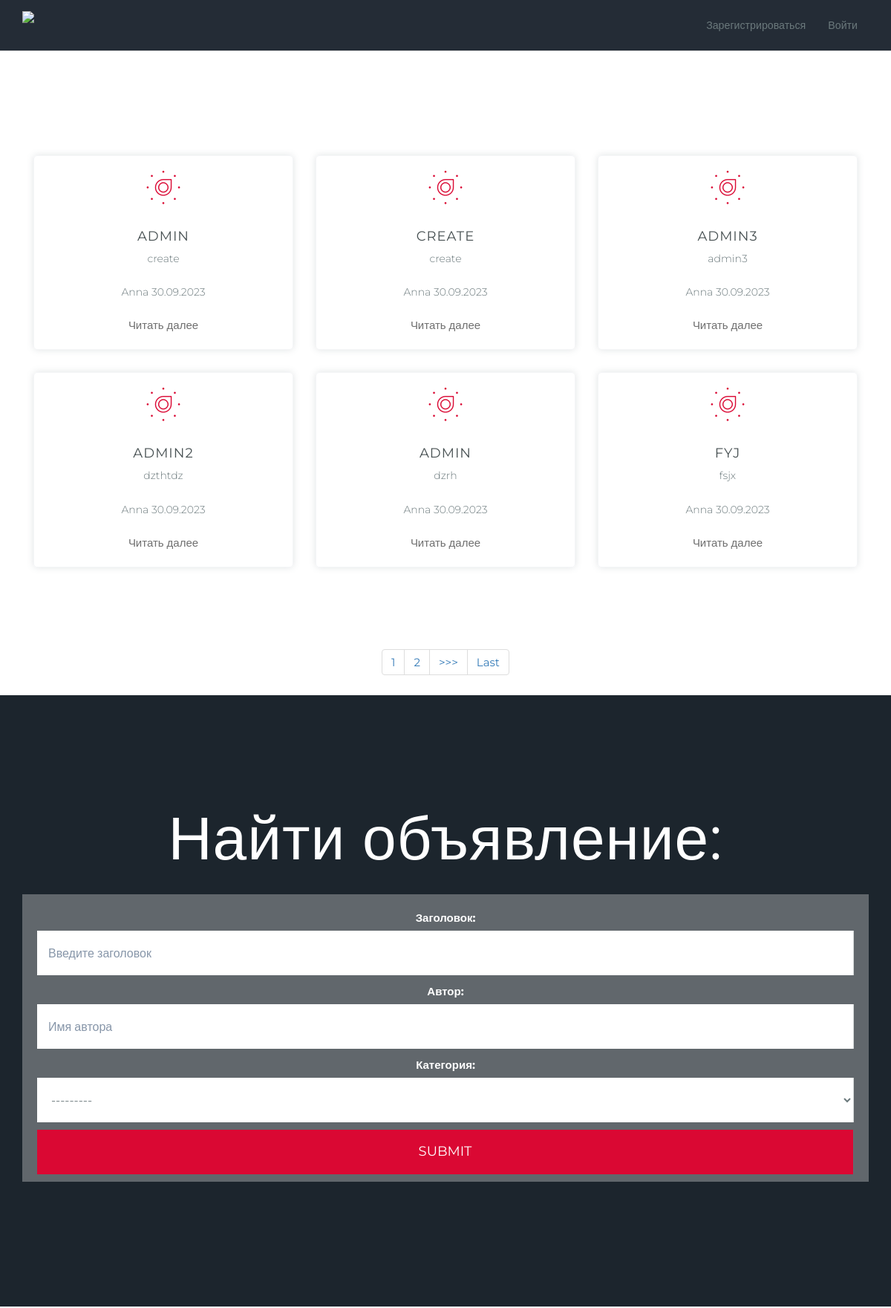
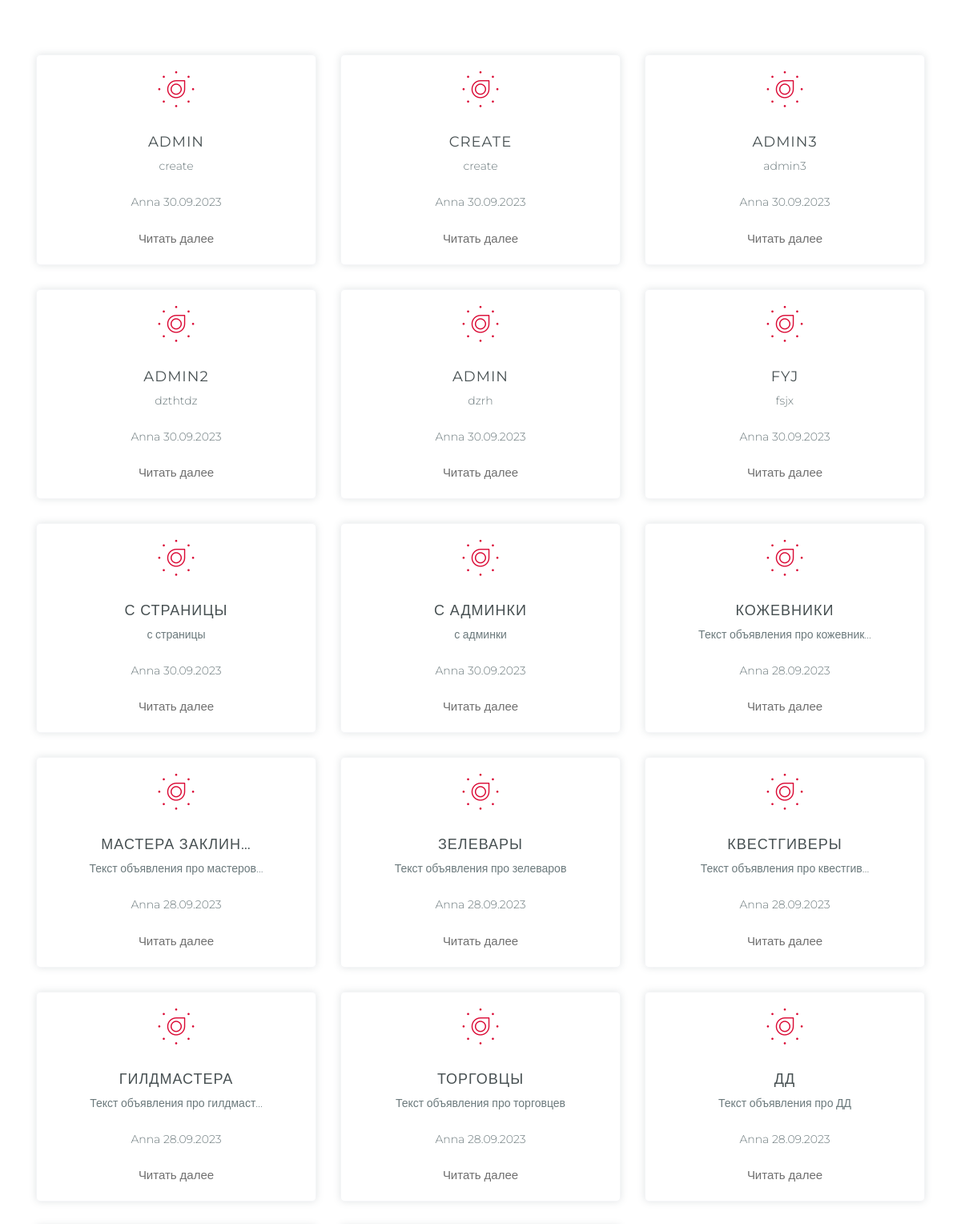
The page / (upper part) on the database its author committed (2 pictures, top to bottom).
### board/models.py (models this page shows, shortened)
class Post(models.Model):
    title = models.CharField(max_length=255)
    textPost = models.TextField()
    img = models.ImageField(upload_to='media/img_uploaded', blank=True, null=True)
    video = models.FileField(upload_to='videos_uploaded', blank=True, null=True)
    file = models.FileField(upload_to='files_uploaded', blank=True, null=True)
    timePost = models.DateTimeField(auto_now_add=True)
    author = models.ForeignKey(User, on_delete=models.CASCADE)
    category = models.ForeignKey(Category, on_delete=models.CASCADE)

### board/views.py (the view)
# urls.py: path('', Board.as_view(), name='board'),
class Board(ListView):
    model = Post
    template_name = 'board.html'
    context_object_name = 'board'
    queryset = Post.objects.order_by('-timePost')
    paginate_by = 6
    def get_context_data(self, **kwargs):
        context = super().get_context_data(**kwargs)
        context['filter'] = PostFilter(self.request.GET, queryset=self.get_queryset())
        return context

### board/models.py (called while the page is built)
    def __str__(self):
        return self.get_name_display()

### templates/board.html (shortened to what this page needs)
{% extends 'flatpages/default.html' %}
{% block content %}
<section class="features">
	<div class="container">
		{% for post in board %}
		<div class="col-md-4 col-sm-4">
			<div class="features-content">
				<span class="box1"><span aria-hidden="true" class="icon-dial"></span></span>
				<h3>{{post.title|truncatechars:15}}</h3>
				<p>{{post.textPost|truncatechars:30}}</p>
				<p>{{ post.author }} {{ post.timePost|date:'d.m.Y' }}</p>
				<a href=/{{post.id}}>Читать далее</a>
			</div>
		</div>
		{% endfor %}
	</div>
</section>
<div class="card text-center">
	{% include 'paginator.html' %}
</div>
<section class="main-banner" style="background:#242c36 no-repeat">
    <div class="container">
		<div class="caption">
			<h2>Найти объявление:</h2>
			<form>
				<fieldset class="form-row align-items-center">
					{{ filter.form }}
					<div class="col border-right">
						<input type="submit" class="btn seub-btn" value="submit" />
					</div>
				</fieldset>
			</form>
		</div>
	</div>
</section>
<section class="features">
	<div class="container">
		{% for post in filter.qs %}
		<div class="col-md-4 col-sm-4">
			<div class="features-content">
				<span class="box1"><span aria-hidden="true" class="icon-dial"></span></span>
				<h3>{{post.title|truncatechars:15}}</h3>
				<p>{{post.textPost|truncatechars:30}}</p>
				<p>{{ post.author }} {{ post.timePost|date:'d.m.Y' }}</p>
				<a href=/{{post.id}}>Читать далее</a>
			</div>
		</div>
		{% endfor %}
	</div>
</section>
{% endblock content %}

### static/css/common.css (style rules this page uses)
html,body { width:100%; height: auto; margin:0; padding:0; overflow-x: hidden; }
body { font-family: 'Open Sans', sans-serif; position: relative; font-size:14px; line-height:24px; color:#6f6f6f; }
a { color: #6f6f6f; }
a, a:active, a:focus, a:hover { outline:none; -webkit-transition: all 0.3s ease-in-out; -moz-transition: all 0.3s ease-in-out; -o-transition: all 0.3s ease-in-out; -ms-transition: all 0.3s ease-in-out; transition: all 0.3s ease-in-out; }
h1, h2, h3, h4, h5, h6 { color:#3f3f3f; margin:0 0 15px 0; letter-spacing: 1px; font-weight: bold; }
h2 { font-size:36px; line-height:48px; }
h3 { font-size:30px; line-height:36px; }
p { margin-bottom:20px; }

### static/css/main.css (style rules this page uses)
body { background:#ffffff; font-family: 'Montserrat', sans-serif; font-size:15px; color:#636e7b; }
section { padding:70px 0px 60px 0px; }
h1, h2, h3, h4, h5, h6 { color:#242c36; margin: 0 0 15px 0; letter-spacing: 1px; font-weight: bold; }
.form-control { border: 1px solid #ccc; border-radius: 2px; height: 45px; margin-bottom: 10px; box-shadow: none; font-size: 14px; }
.main-banner { background-size:cover !important; background-position:center !important; padding:14% 0; position:relative; text-align:center; color:#ffffff; margin:0; }
.main-banner .caption { position:relative; }
.main-banner h2 { color:#ffffff; font-weight:400; display: block; margin-bottom: 25px; }
.main-banner:before { content:""; display:block; top:0; bottom:0; left:0; right:0; position:absolute; background:rgba(12,20,25,0.3); }
fieldset { margin-top: 52px; background: rgba(255,255,255,0.3); padding: 20px 20px 10px 20px; }
.main-banner fieldset select.selectpicker, .main-banner fieldset .form-control, .main-banner fieldset .seub-btn { width: 100%; color: #6b797c; padding: 19px 15px; border: none; border-radius: 0; height: auto; line-height: 1.5; font-size: 16px; height:60px; }
.main-banner fieldset .border-right { border-right:1px solid rgba(107,121,124,0.3) !important; }
.main-banner .btn.seub-btn { background:#da0833 ; color:#ffffff; text-transform:uppercase; font-size:18px; text-shadow:none; line-height: 1.2; }
.features-content { border: 1px solid #f4f5f7; padding: 20px 15px; text-align: center; border-radius: 5px; margin-bottom:30px; box-shadow: 0px 0px 10px 0px rgba(107,121,124,0.2); }
.features-content h3 { font-weight:400; color:#475052; font-size:18px; text-transform:uppercase; margin-bottom:0; }
.features-content p { font-weight:300; color:#6b797c; line-height:1.8; font-size:14px; }
.features-content span { font-size:45px; margin-bottom:25px; color:#da0833; }
@media only screen and (min-width: 768px) { .main-banner h2 { font-size:82px; } }

### rows shown on the page
Post: title "ADMIN", textPost "create", author "Anna", timePost "30.09.2023"
Post: title "CREATE", textPost "create", author "Anna", timePost "30.09.2023"
Post: title "ADMIN3", textPost "admin3", author "Anna", timePost "30.09.2023"
Post: title "ADMIN2", textPost "dzthtdz", author "Anna", timePost "30.09.2023"
Post: title "ADMIN", textPost "dzrh", author "Anna", timePost "30.09.2023"
Post: title "FYJ", textPost "fsjx", author "Anna", timePost "30.09.2023"
Post: title "С СТРАНИЦЫ", textPost "с страницы", author "Anna", timePost "30.09.2023"
Post: title "С АДМИНКИ", textPost "с админки", author "Anna", timePost "30.09.2023"
Post: title "КОЖЕВНИКИ", textPost "Текст объявления про кожевник…", author "Anna", timePost "28.09.2023"
Post: title "МАСТЕРА ЗАКЛИН…", textPost "Текст объявления про мастеров…", author "Anna", timePost "28.09.2023"
Post: title "ЗЕЛЕВАРЫ", textPost "Текст объявления про зелеваров", author "Anna", timePost "28.09.2023"
Post: title "КВЕСТГИВЕРЫ", textPost "Текст объявления про квестгив…", author "Anna", timePost "28.09.2023"
Post: title "ГИЛДМАСТЕРА", textPost "Текст объявления про гилдмаст…", author "Anna", timePost "28.09.2023"
Post: title "ТОРГОВЦЫ", textPost "Текст объявления про торговцев", author "Anna", timePost "28.09.2023"
Post: title "ДД", textPost "Текст объявления про ДД", author "Anna", timePost "28.09.2023"

### other values the page prints
{{ num }} "1"
{{ num }} "2"
